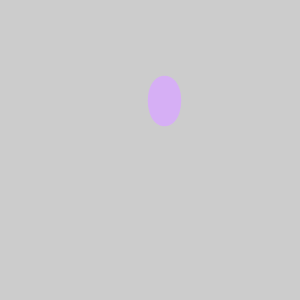
Frame 1 (no input)
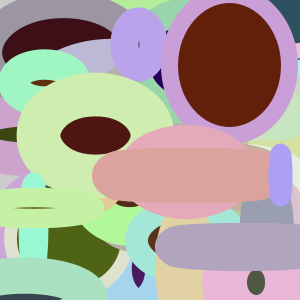
Frame 60 (the mouse pressed at the canvas centre just before this capture)
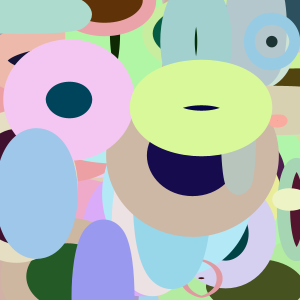
Frame 120 (the mouse held since frame 60 and released just before this capture)

The Processing sketch that drew these frames (run headless with seeded random() and noise(); from frame 60 on, the mouse is pressed at the canvas centre):

// Processing sketch: processing_135084
// ── processing_135084.pde

void setup() {  // setup() runs once
  size(300,300);
  frameRate(30);
}
void mousePressed() {
background(random(255),random(255),random(255),random(255));  
}
void draw(){
  stroke(random(150,250),random(150,250),random(150,250));
  strokeWeight(random(10,50));
  fill(random(100),random(100),random(100));
ellipse(random(300),random(300),random(150),random(150));
}
